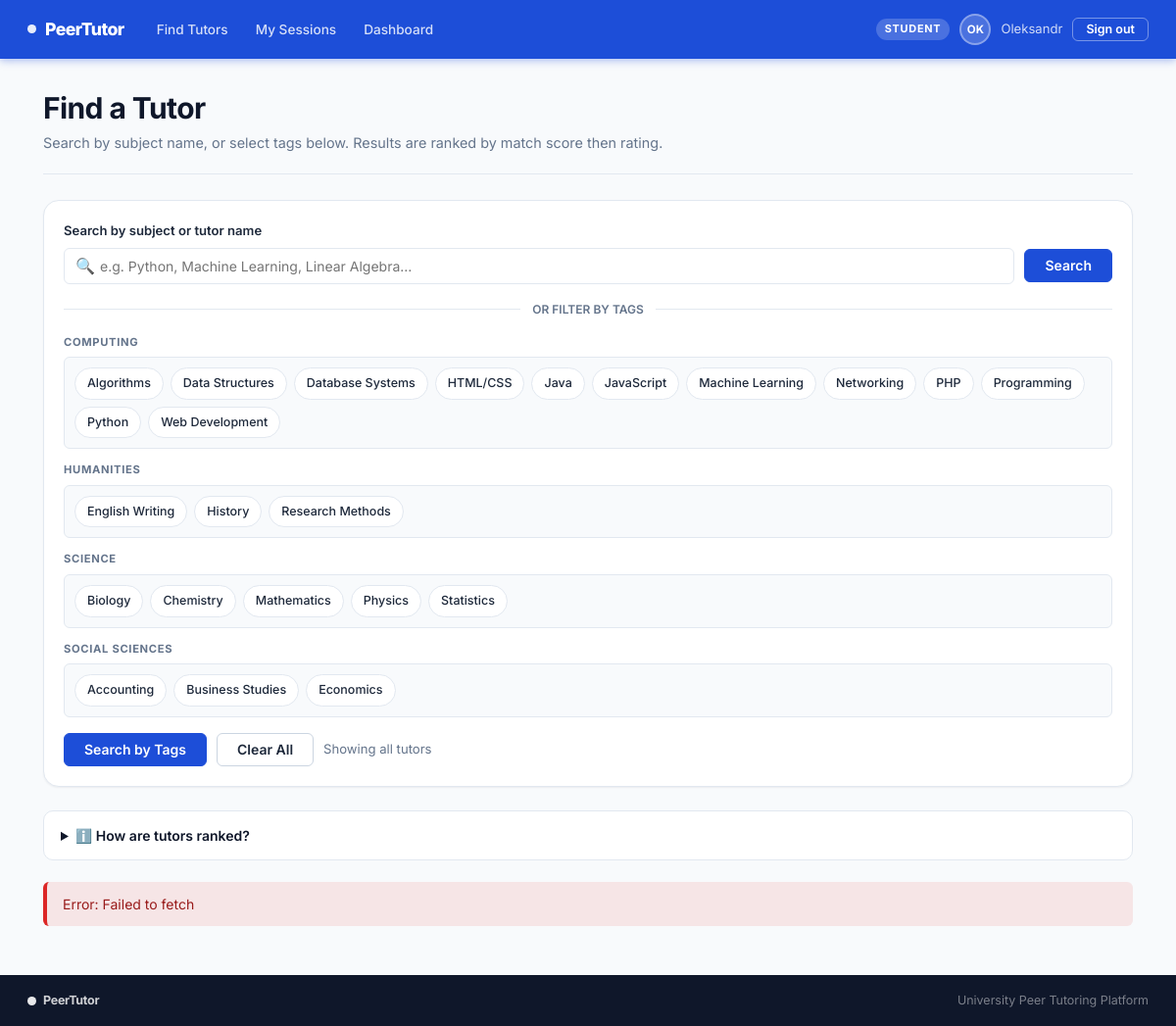
The app's page /student/search.php (signed in) with its own data.
### tables this page shows
CREATE TABLE IF NOT EXISTS tags (
    tag_id   INT UNSIGNED AUTO_INCREMENT PRIMARY KEY,
    label    VARCHAR(80)  NOT NULL UNIQUE,
    category VARCHAR(80)  NOT NULL DEFAULT 'General'
);

### config/db.php (called while the page is built, shortened)
<?php
function db(): PDO {
    static $pdo = null;
    if ($pdo === null) {
        $dsn = sprintf('mysql:host=%s;port=%s;dbname=%s;charset=utf8mb4',
            DB_HOST, DB_PORT, DB_NAME);
        $options = [
            PDO::ATTR_ERRMODE            => PDO::ERRMODE_EXCEPTION,
            PDO::ATTR_DEFAULT_FETCH_MODE => PDO::FETCH_ASSOC,
            PDO::ATTR_EMULATE_PREPARES   => false,
        ];
        $pdo = new PDO($dsn, DB_USER, DB_PASS, $options);
    }
    return $pdo;
}

### student/search.php (the view, shortened to what this page needs)
<?php
require_once __DIR__ . '/../config/db.php';
$tags_by_cat = [];
foreach (db()->query("SELECT tag_id, label, category FROM tags ORDER BY category, label")->fetchAll() as $t) {
    $tags_by_cat[$t['category']][] = $t;
}
include __DIR__ . '/../includes/header.php';
?>
<div class="page-header">
  <h1>Find a Tutor</h1>
  <p>Search by subject name, or select tags below. Results are ranked by match score then rating.</p>
</div>
<div class="search-bar">
  <div class="form-group" style="margin-bottom:16px;">
    <label for="freeSearch" style="font-size:.82rem;font-weight:600;color:var(--text-700);margin-bottom:6px;display:block;">Search by subject or tutor name</label>
    <div class="search-input-wrap" style="display:flex;gap:10px;align-items:center;">
      <div style="position:relative;flex:1;">
        <span class="search-icon">🔍</span>
        <input type="text" id="freeSearch" class="form-control"
               placeholder="e.g. Python, Machine Learning, Linear Algebra…"
               style="padding-left:36px;">
      </div>
      <button id="btn-text-search" class="btn btn-primary">Search</button>
    </div>
  </div>
  <div style="display:flex;align-items:center;gap:12px;margin-bottom:14px;">
    <div style="flex:1;height:1px;background:var(--border);"></div>
    <span style="font-size:.75rem;color:var(--text-400);font-weight:600;white-space:nowrap;">OR FILTER BY TAGS</span>
    <div style="flex:1;height:1px;background:var(--border);"></div>
  </div>
  <?php foreach ($tags_by_cat as $cat => $tags): ?>
  <div style="margin-bottom:12px;">
    <div style="font-size:.7rem;font-weight:700;text-transform:uppercase;letter-spacing:.06em;color:var(--text-400);margin-bottom:6px;"><?= htmlspecialchars($cat) ?></div>
    <div class="tag-checkbox-grid" style="max-height:none;overflow:visible;">
      <?php foreach ($tags as $tag): ?>
      <label>
        <span><?= htmlspecialchars($tag['label']) ?></span>
      </label>
      <?php endforeach; ?>
    </div>
  </div>
  <?php endforeach; ?>
  <div style="display:flex;gap:10px;margin-top:16px;align-items:center;flex-wrap:wrap;">
    <button id="btn-tag-search" class="btn btn-primary">Search by Tags</button>
    <button id="btn-clear"      class="btn btn-outline-dark">Clear All</button>
    <span id="selection-count" style="font-size:.82rem;color:var(--text-400);">Showing all tutors</span>
  </div>
</div>
<details style="margin-bottom:22px;background:#fff;border:1px solid var(--border);border-radius:var(--r-md);padding:13px 17px;cursor:pointer;">
  <summary style="font-weight:600;font-size:.875rem;color:var(--text-900);">ℹ️ How are tutors ranked?</summary>
</details>
<div id="search-results">
</div>
<?php include __DIR__ . '/../includes/footer.php'; ?>

### assets/css/main.css (style rules this page uses)
*, *::before, *::after { box-sizing: border-box; margin: 0; padding: 0; }
:root { --blue: #1D4ED8; --blue-dark: #1e40af; --blue-darker: #1e3a8a; --blue-light: #3b82f6; --blue-glow: rgba(29,78,216,.12); --blue-subtle: rgba(29,78,216,.07); --white: #ffffff; --bg: #F8FAFC; --bg-alt: #F1F5F9; --border: #E2E8F0; --border-mid: #CBD5E1; --text-900: #0F172A; --text-700: #1E293B; --text-500: #475569; --text-400: #64748B; --text-300: #94A3B8; --green: #16a34a; --green-bg: rgba(22,163,74,.1); --amber: #d97706; --amber-bg: rgba(217,119,6,.1); --red: #dc2626; --red-bg: rgba(220,38,38,.1); --r-sm: 6px; --r-md: 10px; --r-lg: 16px; --r-xl: 20px; --shadow-xs: 0 1px 2px rgba(15,23,42,.06); --shadow-sm: 0 1px 6px rgba(15,23,42,.08); --shadow-md: 0 4px 16px rgba(15,23,42,.10); --shadow-lg: 0 8px 30px rgba(15,23,42,.12); --font: 'Inter', -apple-system, BlinkMacSystemFont, 'Segoe UI', sans-serif; --transition: .16s ease; }
html { scroll-behavior: smooth; }
body { font-family: var(--font); font-size: 14.5px; line-height: 1.65; color: var(--text-700); background: var(--bg); min-height: 100vh; display: flex; flex-direction: column; -webkit-font-smoothing: antialiased; }
h1,h2,h3,h4,h5 { color: var(--text-900); font-weight: 700; line-height: 1.25; letter-spacing: -.02em; }
h1 { font-size: 1.875rem; }
.page-header { margin-bottom: 26px; border-bottom: 1px solid var(--border); padding-bottom: 20px; }
.page-header h1 { color: var(--text-900); }
.page-header p { color: var(--text-400); margin-top: 4px; font-size: .9rem; }
.btn { display: inline-flex; align-items: center; justify-content: center; gap: 6px; font-family: var(--font); font-size: .875rem; font-weight: 600; padding: 9px 20px; border-radius: var(--r-sm); border: 1.5px solid transparent; cursor: pointer; transition: all var(--transition); white-space: nowrap; text-decoration: none; line-height: 1; }
.btn-primary { background: var(--blue); color: #fff; border-color: var(--blue); }
.btn-outline-dark { background: #fff; color: var(--text-700); border-color: var(--border-mid); }
.form-group { margin-bottom: 18px; }
.form-group label { display: block; font-size: .82rem; font-weight: 600; color: var(--text-700); margin-bottom: 5px; }
.form-control { width: 100%; padding: 9px 13px; background: #fff; border: 1.5px solid var(--border); border-radius: var(--r-sm); font-family: var(--font); font-size: .875rem; color: var(--text-900); transition: border-color var(--transition), box-shadow var(--transition); outline: none; }
.tag-checkbox-grid { display: flex; flex-wrap: wrap; gap: 7px; max-height: 200px; overflow-y: auto; padding: 10px; background: var(--bg); border: 1.5px solid var(--border); border-radius: var(--r-sm); }
.tag-checkbox-grid label { display: flex; align-items: center; gap: 6px; font-size: .78rem; font-weight: 500; cursor: pointer; padding: 5px 12px; border-radius: 20px; background: #fff; border: 1.5px solid var(--border); transition: all var(--transition); margin: 0; }
.search-bar { background: #fff; border: 1px solid var(--border); border-radius: var(--r-lg); padding: 20px; margin-bottom: 24px; box-shadow: var(--shadow-xs); }
.search-input-wrap { position: relative; }
.search-input-wrap .search-icon { position: absolute; left: 12px; top: 50%; transform: translateY(-50%); color: var(--text-400); font-size: 1rem; pointer-events: none; }
.search-input-wrap .form-control { padding-left: 36px; }

### records on screen
tags: label "Algorithms"
tags: label "Data Structures"
tags: label "Database Systems"
tags: label "HTML/CSS"
tags: label "Java"
tags: label "JavaScript"
tags: label "Machine Learning"
tags: label "Networking"
tags: label "PHP"
tags: label "Programming"
tags: label "Python"
tags: label "Web Development"
tags: label "English Writing"
tags: label "History"
tags: label "Research Methods"
tags: label "Biology"
tags: label "Chemistry"
tags: label "Mathematics"
tags: label "Physics"
tags: label "Statistics"
tags: label "Accounting"
tags: label "Business Studies"
tags: label "Economics"

### other values on screen
$user['role'] "STUDENT"
$initials "OK"
explode(' ', $user['name'])[0] "Oleksandr"
$cat "COMPUTING"
$cat "HUMANITIES"
$cat "SCIENCE"
$cat "SOCIAL SCIENCES"
